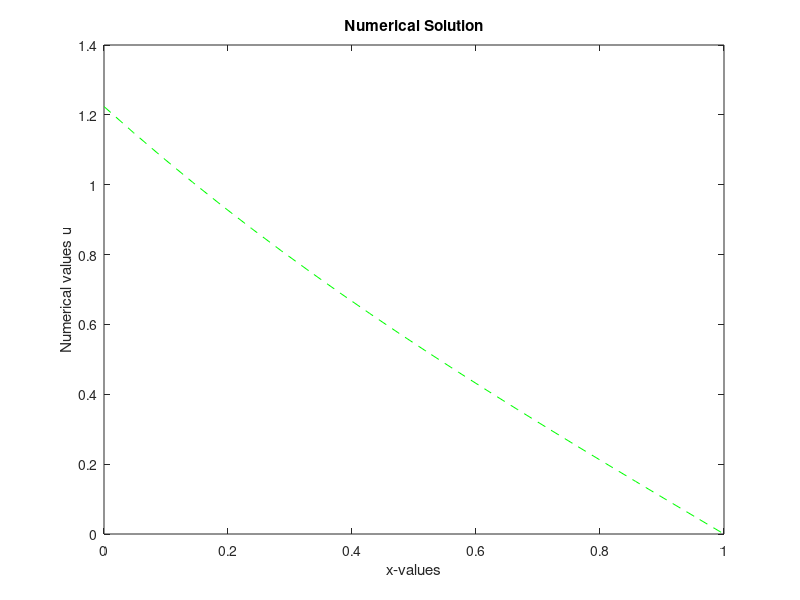
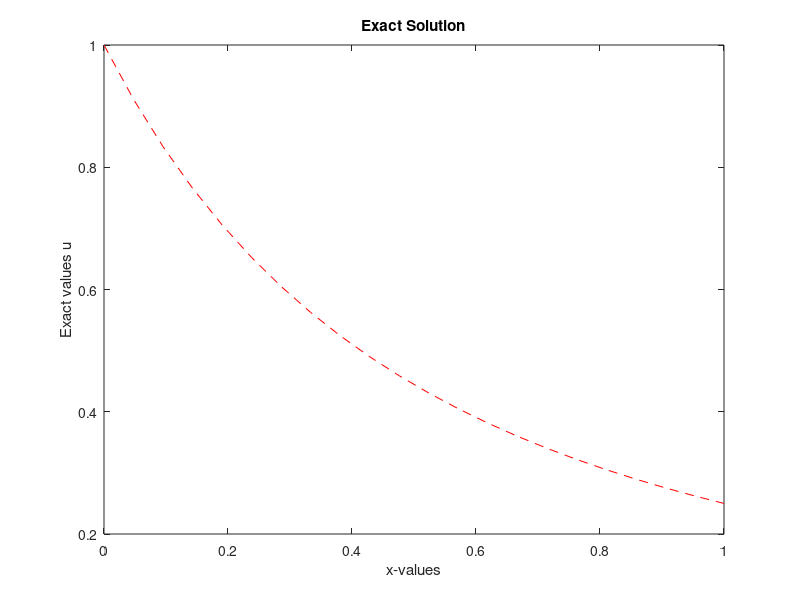

MATLAB code to generate these figures, in order:
%%%%%%%%%%%%%%%%%%%%%%%%%%%%%%%%%%%%%%%%%%%%%%%%%%%%%%%%%%%%%%%%%%%%%%%%%%%
% Fourth-Order Numerical Solution of a Nonlinear Two-Point Boundary Value Problem
%
% Problem Type:
%     One-Dimensional Nonlinear Elliptic Boundary Value Problem
%
% Differential Equation:
%     u'' = 6u^2
%
% Boundary Conditions:
%     u(0) - u'(0) = 3
%     u(1) + u'(1) = 0
%
% Exact Solution:
%     u(x) = 1/(1 + x)^2
%
% Numerical Method:
%     Fourth-Order Finite Difference Method
%
% Language:
%     MATLAB
%
% Developed as part of the coursework for
% Numerical Methods for Ordinary Differential Equations
% M.Sc. Applied Mathematics
% South Asian University
%
% Author: Kshitij Bahukhandi
%%%%%%%%%%%%%%%%%%%%%%%%%%%%%%%%%%%%%%%%%%%%%%%%%%%%%%%%%%%%%%%%%%%%%%%%%%%

clear all; % clear all variables in memory
LL=20;
H=1.0/(LL+1);
H0=H*H/12; H1=1+H; H2=1+0.5*H; H3=3*H*H/4; H4=3*H/2;
disp('Fourth order Num Soln for 1D Non-linear Elliptic BVP with mixed BCs');
disp('    ');
fprintf('LL=%4.2f\n',LL);
disp('   ');
%Formation of Nodal Points
for L=1:LL+2
    X(L)=(L-1)*H;
end
% Exact Solution & RHS function
for L=1:LL+2
    EU(L)=1/((1+X(L))^2);
end
%Initial and First Approximations
for L=1:LL+2
    OLDU(L)=EU(L);
    U(L)=OLDU(L);
end
tic % cpu time starts
%Iteration starts
for KK=1:6000
    %--------------
    A0=H2*U(1)+H3*U(1)*U(1)-H4;
    AA=H1*U(1)+H*H*U(1)*U(1)+2*H*H*A0*A0-3*H-U(2);
    DA=H1+2*H*H*U(1)+4*H*H*A0*(H2+2*H3*U(1));
    U(1)=U(1)-AA/DA;
for L=2:LL+1
    U0=U(L);
    U1=U(L+1);
    U2=U(L-1);
    BB=10*H0*U0+2*U0+H0*(U1*U1+U2*U2)-U1-U2;
    DB=20*H0*U0+2;    
    U(L)=U(L)-BB/DB;
end
C0=H2*U(LL+2)+H3*U(LL+2)*U(LL+2);
CC=H1*U(LL+2)+H*H*U(LL+2)+2*H*H*C0*C0-U(LL+2);
DC=H1+2*H*H*U(LL+2)+4*H*H*C0*(H2+2*H3*U(LL+2));
U(LL+2)=U(LL+2)-CC/DC;
end
% Calculate Errors
MAU=0.0;
RMU=0.0;
for L=1:LL+2
    ERU=abs(U(L)-EU(L));
    RMU=RMU+ERU^2;
    if MAU<=ERU, MAU=ERU; end
end
RMU=sqrt(RMU/LL+2);
% Print errors 
fprintf('KK=%4.0f, MAU=%10.4e, RMU=%10.4e\n',KK,MAU,RMU);
% Error Tolerance
BIG=0.0;
for L=1:LL+2
    FU=abs(U(L)-OLDU(L));
    if FU >= BIG, BIG=FU; end
    if BIG <= 10^(-12), break; end
    for L=1:LL+2
        OLDU(L)=U(L);
    end
end    
disp('  ');
toc  % CPU time ends
% Plot the results 
figure(1);
plot(X,U,'--g');
xlabel('x-values');
ylabel('Numerical values u');
title('Numerical Solution')
figure(2);
plot(X,EU,'--r');
xlabel('x-values');
ylabel('Exact values u');
title('Exact Solution')
